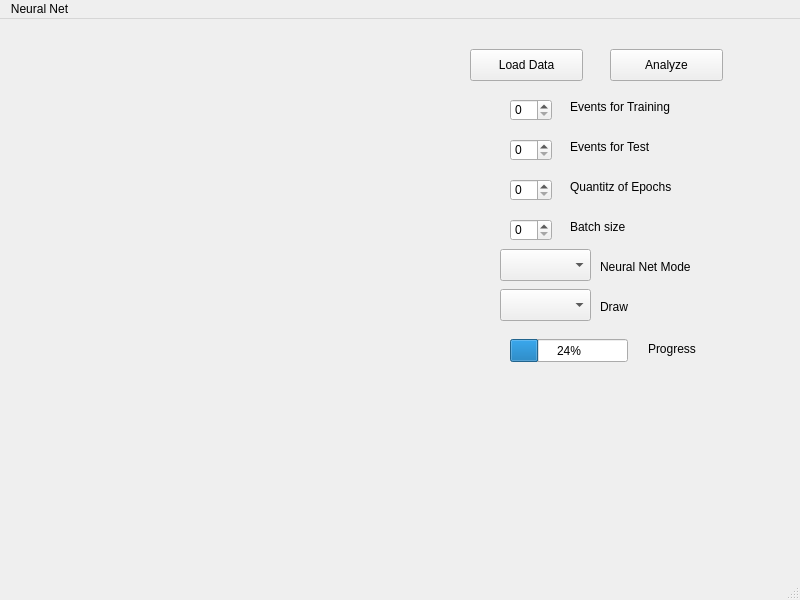
<?xml version="1.0" encoding="UTF-8"?>
<ui version="4.0">
 <class>MainWindow</class>
 <widget class="QMainWindow" name="MainWindow">
  <property name="geometry">
   <rect>
    <x>0</x>
    <y>0</y>
    <width>800</width>
    <height>600</height>
   </rect>
  </property>
  <property name="windowTitle">
   <string>MainWindow</string>
  </property>
  <widget class="QWidget" name="centralwidget">
   <widget class="QPushButton" name="pushButton_import">
    <property name="geometry">
     <rect>
      <x>470</x>
      <y>30</y>
      <width>113</width>
      <height>32</height>
     </rect>
    </property>
    <property name="text">
     <string>Load Data</string>
    </property>
   </widget>
   <widget class="QPushButton" name="pushButton_analyze">
    <property name="geometry">
     <rect>
      <x>610</x>
      <y>30</y>
      <width>113</width>
      <height>32</height>
     </rect>
    </property>
    <property name="text">
     <string>Analyze</string>
    </property>
   </widget>
   <widget class="QSpinBox" name="spinBox_events_for_Training">
    <property name="geometry">
     <rect>
      <x>510</x>
      <y>80</y>
      <width>42</width>
      <height>22</height>
     </rect>
    </property>
   </widget>
   <widget class="QLabel" name="label">
    <property name="geometry">
     <rect>
      <x>570</x>
      <y>80</y>
      <width>231</width>
      <height>16</height>
     </rect>
    </property>
    <property name="text">
     <string>Events for Training</string>
    </property>
   </widget>
   <widget class="QSpinBox" name="spinBox_events_for_Test">
    <property name="geometry">
     <rect>
      <x>510</x>
      <y>120</y>
      <width>42</width>
      <height>22</height>
     </rect>
    </property>
   </widget>
   <widget class="QSpinBox" name="spinBox_Quantitz_of_Epochs">
    <property name="geometry">
     <rect>
      <x>510</x>
      <y>160</y>
      <width>42</width>
      <height>22</height>
     </rect>
    </property>
   </widget>
   <widget class="QSpinBox" name="spinBox_Batch_size">
    <property name="geometry">
     <rect>
      <x>510</x>
      <y>200</y>
      <width>42</width>
      <height>22</height>
     </rect>
    </property>
   </widget>
   <widget class="QLabel" name="label_2">
    <property name="geometry">
     <rect>
      <x>570</x>
      <y>120</y>
      <width>131</width>
      <height>16</height>
     </rect>
    </property>
    <property name="text">
     <string>Events for Test</string>
    </property>
   </widget>
   <widget class="QLabel" name="label_3">
    <property name="geometry">
     <rect>
      <x>570</x>
      <y>160</y>
      <width>141</width>
      <height>16</height>
     </rect>
    </property>
    <property name="text">
     <string>Quantitz of Epochs</string>
    </property>
   </widget>
   <widget class="QLabel" name="label_4">
    <property name="geometry">
     <rect>
      <x>570</x>
      <y>200</y>
      <width>91</width>
      <height>16</height>
     </rect>
    </property>
    <property name="text">
     <string>Batch size</string>
    </property>
   </widget>
   <widget class="QComboBox" name="comboBox_Neural_Net_Mode">
    <property name="geometry">
     <rect>
      <x>500</x>
      <y>230</y>
      <width>91</width>
      <height>32</height>
     </rect>
    </property>
   </widget>
   <widget class="QLabel" name="label_5">
    <property name="geometry">
     <rect>
      <x>600</x>
      <y>240</y>
      <width>151</width>
      <height>16</height>
     </rect>
    </property>
    <property name="text">
     <string>Neural Net Mode</string>
    </property>
   </widget>
   <widget class="QComboBox" name="comboBox_draw">
    <property name="geometry">
     <rect>
      <x>500</x>
      <y>270</y>
      <width>91</width>
      <height>32</height>
     </rect>
    </property>
   </widget>
   <widget class="QLabel" name="label_6">
    <property name="geometry">
     <rect>
      <x>600</x>
      <y>280</y>
      <width>59</width>
      <height>16</height>
     </rect>
    </property>
    <property name="text">
     <string>Draw</string>
    </property>
   </widget>
   <widget class="QProgressBar" name="progressBar">
    <property name="geometry">
     <rect>
      <x>510</x>
      <y>320</y>
      <width>118</width>
      <height>23</height>
     </rect>
    </property>
    <property name="value">
     <number>24</number>
    </property>
   </widget>
   <widget class="QLabel" name="label_7">
    <property name="geometry">
     <rect>
      <x>648</x>
      <y>320</y>
      <width>71</width>
      <height>20</height>
     </rect>
    </property>
    <property name="text">
     <string>Progress </string>
    </property>
   </widget>
  </widget>
  <widget class="QMenuBar" name="menubar">
   <property name="geometry">
    <rect>
     <x>0</x>
     <y>0</y>
     <width>800</width>
     <height>22</height>
    </rect>
   </property>
   <widget class="QMenu" name="menuNeural_Net">
    <property name="title">
     <string>Neural Net</string>
    </property>
   </widget>
   <addaction name="menuNeural_Net"/>
  </widget>
  <widget class="QStatusBar" name="statusbar"/>
 </widget>
 <resources/>
 <connections/>
</ui>
